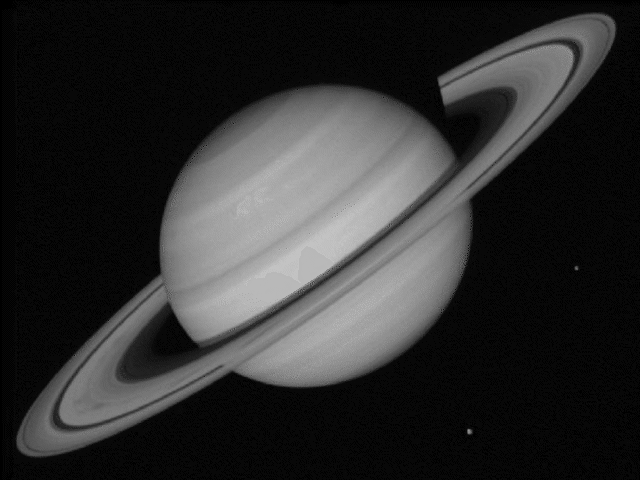
%> input picture Lab02/thuchanh2/saturn.png, 640 x 480 px
$ octave e3.m   (GNU Octave 9; MATLAB toolbox functions it lacks are replaced by stand-ins)
%> lines starting %> are read from the running program, lines starting %| are printed output that depends on the picture; in (x1, y1, x2, y2) boxes, pixels count from 0 and x2, y2 are one past the last pixel; in counts of white or black regions, pixels touching at a corner belong together; the program's own positions count from 1
### Lab02/thuchanh2/3/AddPeriodicNoise.m
function im = AddPeriodicNoise(im0)
% Add periodic noise to an image im
[rows, columns] = size(im0)
rng('shuffle')
rowVector = (1 : rows)';
period = 10; % 20 rows
amplitude = 0.4 + rand*0.2; % Magnitude of the ripples.
offset = 1 - amplitude; % How much the cosine is raised above 0.
cosVector = amplitude * (1 + cos(2 * pi * rowVector / period))/2 + offset;
ripplesImage = repmat(cosVector, [1, columns]);
% Multiply the ripples by the image to get an image with periodic "noise" in it.
im = ripplesImage .* double(im0);

### Lab02/thuchanh2/3/e3.m
X = imread('/home/duy/port/Lab02/thuchanh2/saturn.png')
%> X is the input picture: size 480x640 uint8; min 0, max 195, mean 46.6
X = double(X)
%> X: size 480x640 double
X = X/255

Y = AddPeriodicNoise(X)
%> in AddPeriodicNoise, `im = ripplesImage .* double(im0);`:
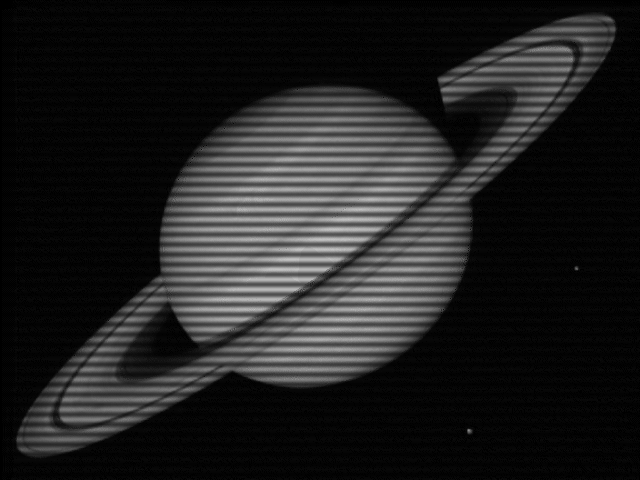
%> im: size 480x640 double; min 0, max 0.765, mean 0.131
FY = fft2(Y)
FY = fftshift(FY)
FY = mat2gray(10*log10(abs(FY)+0.00001))
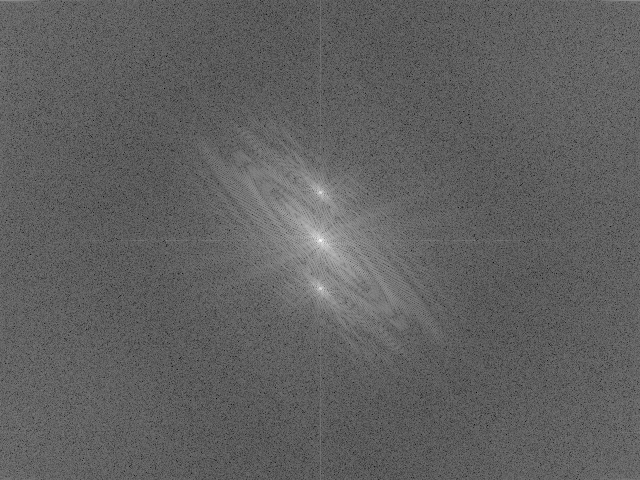
%> FY: size 480x640 double; min 0, max 1, mean 0.379

% FY(240:245,320:325) = 0

FY(190:195,320:325) = 0
%> FY: size 480x640 double; 0.01% of pixels changed, all inside (x1, y1, x2, y2) = (319, 189, 325, 195)

FY(285:290,320:325) = 0
%> FY: size 480x640 double; min 0, max 1, mean 0.379; mean of the top-left, top-right, bottom-left and bottom-right quarters 0.38, 0.378, 0.378, 0.38

imshow(FY)

h = gca;
h.Visible = 'On';

% imwrite(Y,'e2.png')

$ run again, with Lab02/thuchanh2/cameraman.tif saved as Lab02/thuchanh2/saturn.png
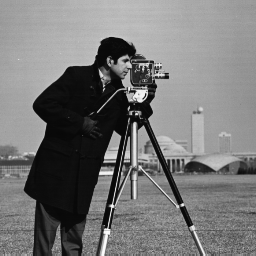
%> input picture Lab02/thuchanh2/cameraman.tif, 256 x 256 px
%> X is the input picture: size 256x256 uint8; min 7, max 253, mean 118.7
%> in AddPeriodicNoise, `im = ripplesImage .* double(im0);`:
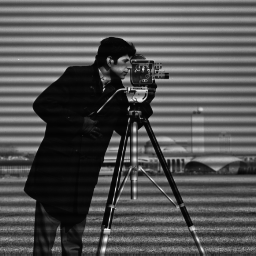
%> im: size 256x256 double; min 0.0118, max 0.98, mean 0.332
%> `FY(285:290,320:325) = 0`:
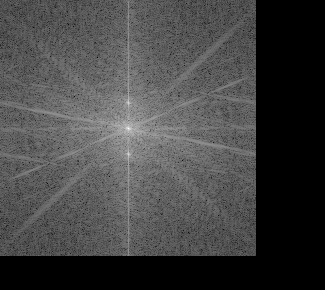
%> FY: size 290x325 double; min 0, max 1, mean 0.267
